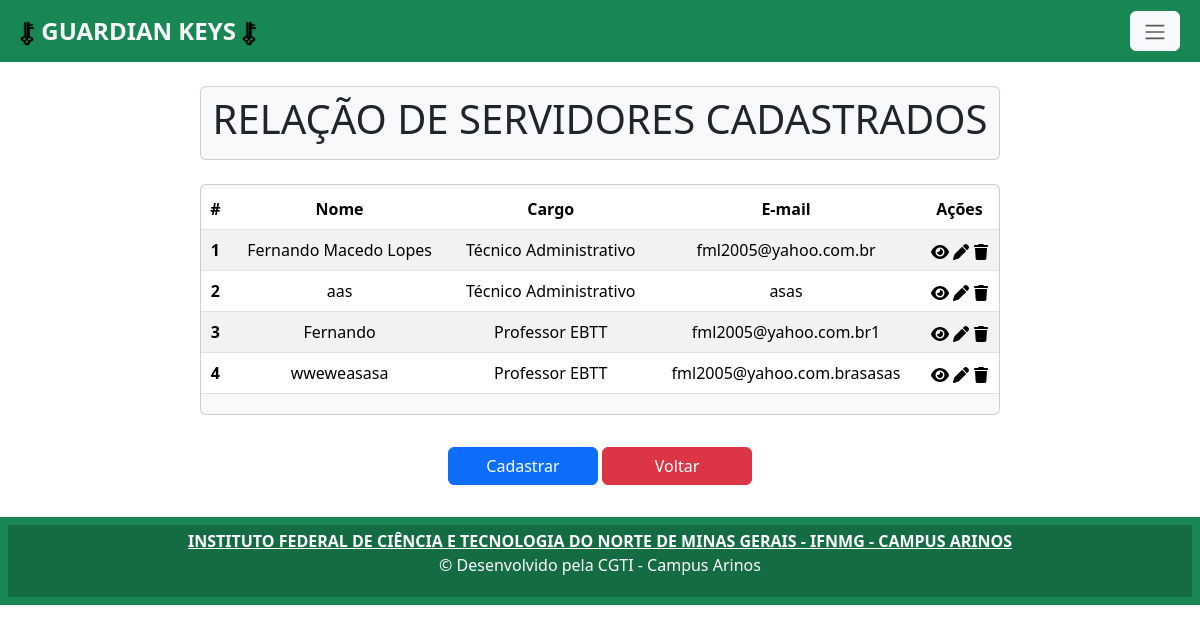
/servidor_index/, run on an earlier commit of the app's database.
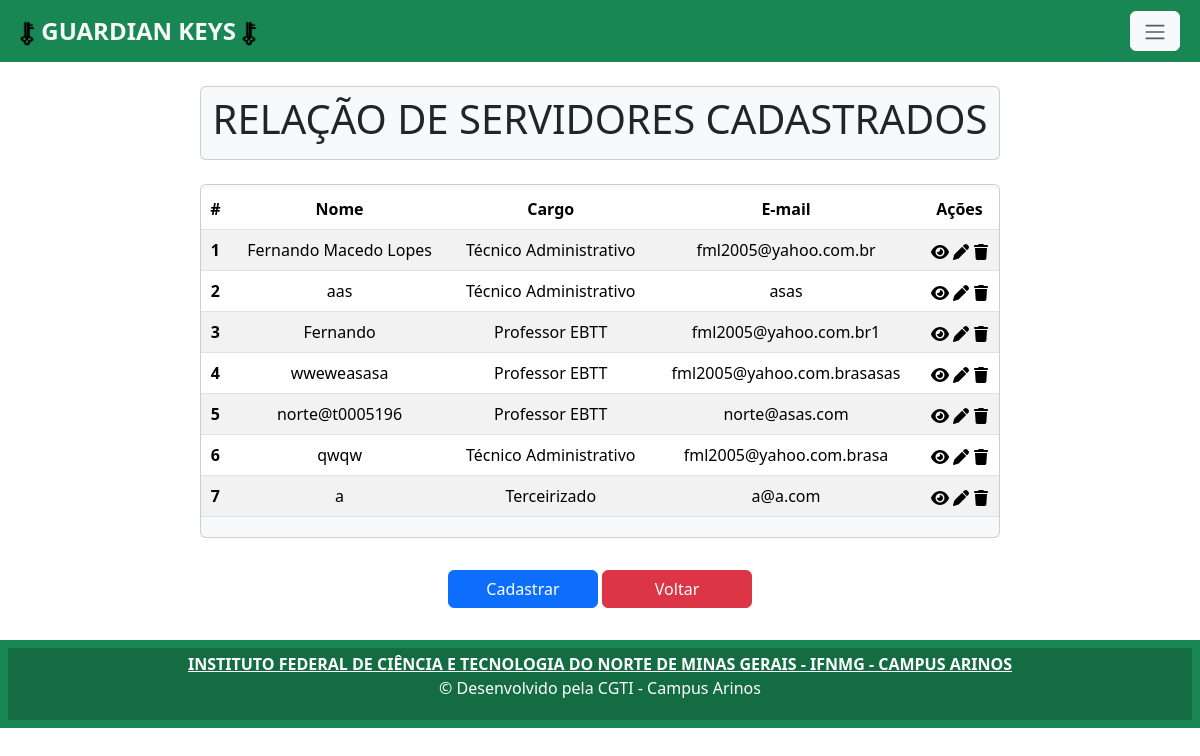
And on a later commit of the database.
### app/models.py (models this page shows, shortened)
class Servidor(models.Model):
    nome = models.CharField(max_length=150)
    cargo = models.CharField(max_length=22, choices=CARGO)
    email = models.EmailField(max_length=150, unique=True)
    biometria = models.CharField(max_length=150, unique=True)

### app/views.py (the view)
# urls.py: path('servidor_index/', servidor_index, name='servidor_index'),
def servidor_index(request):
    data = {}
    data['db'] = Servidor.objects.all()
    paginators = Paginator (data['db'], 10)
    page_num = request.GET.get('page')
    page = paginators.get_page(page_num)
    return render(request, 'servidor_index.html', {'page': page})

### app/templates/servidor_index.html (shortened to what this page needs)
{% extends 'base.html' %}
{% load static %}
{% block content%}
    <div class="col-8 m-auto pt-2 pb-2 text-center card rounded bg-light mb-4">
    <h1>RELAÇÃO DE SERVIDORES CADASTRADOS</h1>
    </div>
    <div class="col-8 m-auto pt-1 pb-1 text-center card rounded bg-light mb-4">
        <table class="table table-striped">
            <thead class="thead-dark">
              <tr>
                <th scope="col">#</th>
                <th scope="col">Nome</th>
                <th scope="col">Cargo</th>
                <th scope="col">E-mail</th>
                <th scope="col">Ações</th>
              </tr>
            </thead>
            <tbody>
              {% for dbs in page.object_list %}
                <tr>
                  <th scope="row">{{dbs.id}}</th>
                  <td>{{dbs.nome}}</td>
                  <td>{{dbs.cargo}}</td>
                  <td>{{dbs.email}}</td>
                  <td>
                    <a href="/servidor_view/{{dbs.id}}/"></a>
                    <a href="/servidor_edit/{{dbs.id}}/"></a>
                    <a href=""></a>
                  </td>
                </tr>
              {% endfor %}
            </tbody>
          </table>
    </div>
    <div class="col-8 m-auto pt-2 pb-2 text-center ">
        <a class="btn btn-primary" style="width: 150px;" href="/servidor_form"> Cadastrar </a>
        <a class="btn btn-danger" style="width: 150px;" href="/"> Voltar </a>
    </div>
{% endblock %}

### app/templates/base.html (shortened to what this page needs)
{% load static %}
<!DOCTYPE html>
<html lang="pt-br">
<head>
    <link rel="stylesheet" href="https://cdn.jsdelivr.net/npm/bootstrap@5.3.2/dist/css/bootstrap.min.css">
</head>
<body>
    <nav class="navbar p-2 bg-success ">
        <div class="container-fluid  bg-success ">
          <a class="fs-4 navbar-brand text-light" href="#"><strong><img style="width: 15px;" src="{% static 'img/icone.png'%}" alt="icone"> GUARDIAN KEYS <img style="width: 15px;" src="{% static 'img/icone.png'%}" alt="icone"></strong> </a>
            <button class=" btn btn-light" type="button" data-bs-toggle="offcanvas" data-bs-target="#offcanvasNavbar" aria-controls="offcanvasNavbar" aria-label="Toggle navigation">
                <span class="navbar-toggler-icon "></span>
            </button>
        </div>
    </nav>
    <br>
    {% block content %}
    {% endblock %}
    <br>
<div class="p-2 bg-success">
    <footer class="bg-success text-center text-white">
    <div class="text-center p-1" style="background-color: rgba(0, 0, 0, 0.2);">
        <a class="text-white" href=""><strong>INSTITUTO FEDERAL DE CIÊNCIA E TECNOLOGIA DO NORTE DE MINAS GERAIS - IFNMG - CAMPUS ARINOS</strong></a>
        <p>© Desenvolvido pela CGTI - Campus Arinos</p>
    </div>
    </footer>
</div>
</body>
</html>

What changed in the data, as far as the page shows it:
added Servidor: id "5", nome "norte@t0005196", cargo "Professor EBTT", email "norte@asas.com"
added Servidor: id "6", nome "qwqw", cargo "Técnico Administrativo", email "fml2005@yahoo.com.brasa"
added Servidor: id "7", nome "a", cargo "Terceirizado", email "a@a.com"
